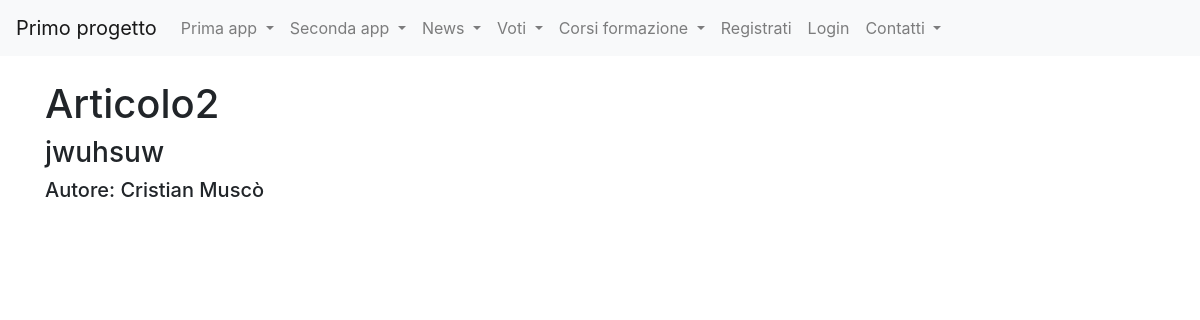
/news/articoli/4, run on an earlier commit of the app's database.
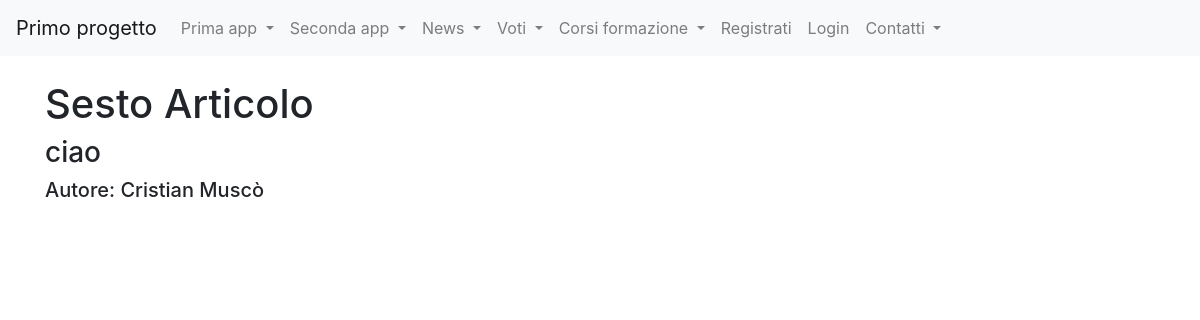
And on a later commit of the database.
### news/models.py (models this page shows, shortened)
class Articolo(models.Model):
    titolo=models.CharField(max_length=100)
    contenuto=models.TextField()
    giornalista=models.ForeignKey(Giornalista, on_delete=models.CASCADE,related_name="articoli")
    visualizzazioni=models.SmallIntegerField(default=0)
    dataPubblicazione=models.DateField(default=datetime.now(),blank=True)
    class Meta:
        verbose_name = "Articolo"
        verbose_name_plural = "Articoli"

class Giornalista(models.Model):
    nome=models.CharField(max_length=20)
    cognome=models.CharField(max_length=20)
    dataNascita=models.DateField(default=datetime.now(),blank=True)
    def __str__(self):
        return self.nome + " " + self.cognome
    class Meta:
        verbose_name = "Giornalista"
        verbose_name_plural = "Giornalisti"

### news/views.py (the view)
# urls.py: path("articoli/<int:pk>", articoloDetailView, name="articolo_detail"),
def articoloDetailView(request, pk):
    articolo = get_object_or_404(Articolo, pk=pk)
    context={"articolo": articolo}
    return render(request, "articolo_detail.html", context)

### news/templates/articolo_detail.html (shortened to what this page needs)
{%extends "base.html"%}
{%block content%}
    <h1>{{ articolo.titolo }}</h1>
    <h3>{{ articolo.contenuto }}</h3>
    <h5>Autore: {{ articolo.giornalista }}</h5>
{%endblock content%}

What changed in the data, as far as the page shows it:
changed Articolo "Cristian Muscò": titolo "Articolo2" → "Sesto Articolo"; contenuto "jwuhsuw" → "ciao"
